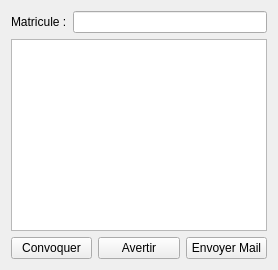
                  <widget class="QWidget" name="tab_5">
                   <attribute name="title">
                    <string>Pointage Des Personnels</string>
                   </attribute>
                   <layout class="QGridLayout" name="gridLayout_6">
                    <item row="0" column="0">
                     <layout class="QVBoxLayout" name="verticalLayout">
                      <item>
                       <layout class="QHBoxLayout" name="horizontalLayout_14">
                        <item>
                         <widget class="QLabel" name="label_33">
                          <property name="text">
                           <string>Matricule :</string>
                          </property>
                         </widget>
                        </item>
                        <item>
                         <widget class="QLineEdit" name="recherchePers"/>
                        </item>
                       </layout>
                      </item>
                      <item>
                       <widget class="QTableView" name="tablePointagePers"/>
                      </item>
                      <item>
                       <layout class="QHBoxLayout" name="horizontalLayout_20">
                        <item>
                         <widget class="QPushButton" name="convoquer">
                          <property name="text">
                           <string>Convoquer</string>
                          </property>
                         </widget>
                        </item>
                        <item>
                         <widget class="QPushButton" name="avertir">
                          <property name="text">
                           <string>Avertir</string>
                          </property>
                         </widget>
                        </item>
                        <item>
                         <widget class="QPushButton" name="envoyerMail">
                          <property name="text">
                           <string>Envoyer Mail</string>
                          </property>
                         </widget>
                        </item>
                       </layout>
                      </item>
                     </layout>
                    </item>
                   </layout>
                  </widget>
